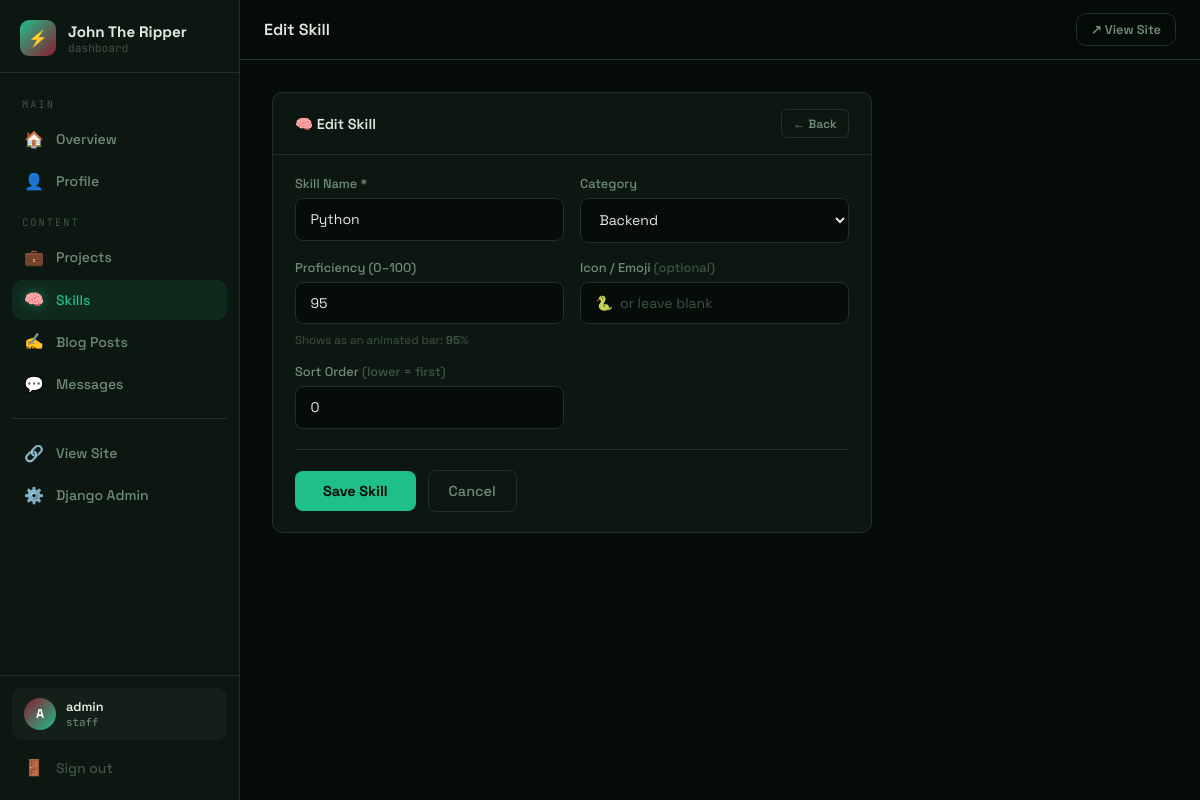
Screenshot of /dashboard/skills/1/edit/ (signed in) with the database file from the repository.
### core/models.py (models this page shows, shortened)
class Profile(models.Model):
    name = models.CharField(max_length=100, default="Your Name")
    tagline = models.CharField(max_length=200, default="Full Stack Developer | Data Scientist")
    bio = models.TextField(default="")
    avatar = models.ImageField(upload_to='profile/', blank=True, null=True)
    resume = models.FileField(upload_to='resume/', blank=True, null=True)
    github = models.URLField(blank=True)
    linkedin = models.URLField(blank=True)
    twitter = models.URLField(blank=True)
    email = models.EmailField(blank=True)
    location = models.CharField(max_length=100, blank=True, default="Nairobi, Kenya")
    years_experience = models.IntegerField(default=0)
    projects_count = models.IntegerField(default=0)
    clients_count = models.IntegerField(default=0)
    class Meta:
        verbose_name = "Profile"

class Skill(models.Model):
    CATEGORY_CHOICES = [
        ('frontend', 'Frontend'),
        ('backend', 'Backend'),
        ('data', 'Data Science'),
        ('devops', 'DevOps & Tools'),
        ('mobile', 'Mobile'),
        ('other', 'Other'),
    ]
    name = models.CharField(max_length=60)
    category = models.CharField(max_length=20, choices=CATEGORY_CHOICES, default='backend')
    proficiency = models.IntegerField(default=80, help_text="0-100")
    icon = models.CharField(max_length=100, blank=True, help_text="CSS class or emoji")
    order = models.IntegerField(default=0)
    class Meta:
        ordering = ['order', 'name']

### core/dashboard_views.py (the view)
    def wrapper(request, *args, **kwargs):
        if not request.user.is_authenticated:
            return redirect(f'/dashboard/login/?next={request.path}')
        if not request.user.is_staff:
            return redirect('/')
        return view_func(request, *args, **kwargs)

### core/forms.py
class SkillForm(forms.ModelForm):
    class Meta:
        model = Skill
        fields = ['name', 'category', 'proficiency', 'icon', 'order']
        widgets = {
            'proficiency': forms.NumberInput(attrs={'min': 0, 'max': 100}),
            'order': forms.NumberInput(attrs={'min': 0}),
        }

### core/context_processors.py (called while the page is built)
def site_profile(request):
    profile = Profile.objects.first()
    return {'site_profile': profile}

### core/dashboard_views.py (called while the page is built)
def _staff_required(view_func):
    def wrapper(request, *args, **kwargs):
        if not request.user.is_authenticated:
            return redirect(f'/dashboard/login/?next={request.path}')
        if not request.user.is_staff:
            return redirect('/')
        return view_func(request, *args, **kwargs)
    wrapper.__name__ = view_func.__name__
    return wrapper

def _dash_context(request, **extra):
    unread = ContactMessage.objects.filter(read=False).count()
    ctx = {'unread_count': unread}
    ctx.update(extra)
    return ctx

@_staff_required
def dashboard_skill_edit(request, pk):
    skill = get_object_or_404(Skill, pk=pk)
    form = SkillForm(request.POST or None, instance=skill)
    if request.method == 'POST' and form.is_valid():
        form.save()
        messages.success(request, f'Skill "{skill.name}" updated.')
        return redirect('dashboard_skills')
    ctx = _dash_context(request, form=form, action='Edit', skill=skill)
    return render(request, 'core/dashboard/skill_form.html', ctx)

### core/templates/core/dashboard/skill_form.html (shortened to what this page needs)
{% extends 'core/dashboard/base.html' %}
{% block page_title %}{{ action }} Skill{% endblock %}
{% block nav_skills %}active{% endblock %}
{% block content %}
<div class="dash-card" style="max-width:600px">
  <div class="dash-card-header">
    <span class="dash-card-title">🧠 {{ action }} Skill</span>
    <a href="{% url 'dashboard_skills' %}" class="action-btn">← Back</a>
  </div>
  <div class="dash-card-body">
    <form method="POST" novalidate>
      <div class="form-grid">
        <div class="field-group">
          <label class="field-label">Skill Name *</label>
          <input type="text" name="name" value="{{ form.name.value|default:'' }}" class="field-input"
            placeholder="Python" required>
        </div>
        <div class="field-group">
          <label class="field-label">Category</label>
          <select name="category" class="field-input">
            {% for val, label in form.fields.category.choices %}
            <option value="{{ val }}" {% if form.category.value == val %}selected{% endif %}>{{ label }}</option>
            {% endfor %}
          </select>
        </div>
        <div class="field-group">
          <label class="field-label">Proficiency (0–100)</label>
          <input type="number" name="proficiency" value="{{ form.proficiency.value|default:80 }}"
            class="field-input" min="0" max="100" id="profInput">
          <p class="field-hint" id="profLabel">Shows as an animated bar: <strong id="profVal">{{ form.proficiency.value|default:80 }}</strong>%</p>
        </div>
        <div class="field-group">
          <label class="field-label">Icon / Emoji <span style="color:var(--text-dim)">(optional)</span></label>
          <input type="text" name="icon" value="{{ form.icon.value|default:'' }}" class="field-input"
            placeholder="🐍  or leave blank">
        </div>
        <div class="field-group">
          <label class="field-label">Sort Order <span style="color:var(--text-dim)">(lower = first)</span></label>
          <input type="number" name="order" value="{{ form.order.value|default:0 }}" class="field-input" min="0">
        </div>
      </div>
      <div class="form-actions">
        <button type="submit" class="btn-save">Save Skill</button>
        <a href="{% url 'dashboard_skills' %}" class="btn-cancel">Cancel</a>
      </div>
    </form>
  </div>
</div>
{% endblock %}

### core/templates/core/dashboard/base.html (shortened to what this page needs)
<!DOCTYPE html>
<html lang="en">
<head>
  {% load static %}
</head>
<body>
<div class="dash-layout">
  <aside class="dash-sidebar" id="dashSidebar">
    <div class="sidebar-brand">
      <div class="sidebar-brand-icon">⚡</div>
      <div class="sidebar-brand-text">
        <div class="sidebar-brand-name">{{ site_profile.name|default:"Portfolio" }}</div>
        <div class="sidebar-brand-sub">dashboard</div>
      </div>
    </div>
    <nav class="sidebar-nav">
      <p class="sidebar-section-label">Main</p>
      <a href="{% url 'dashboard_home' %}" class="sidebar-link {% block nav_home %}{% endblock %}">
        <span class="s-icon">🏠</span> Overview
      </a>
      <a href="{% url 'dashboard_profile' %}" class="sidebar-link {% block nav_profile %}{% endblock %}">
        <span class="s-icon">👤</span> Profile
      </a>
      <p class="sidebar-section-label">Content</p>
      <a href="{% url 'dashboard_projects' %}" class="sidebar-link {% block nav_projects %}{% endblock %}">
        <span class="s-icon">💼</span> Projects
      </a>
      <a href="{% url 'dashboard_skills' %}" class="sidebar-link {% block nav_skills %}{% endblock %}">
        <span class="s-icon">🧠</span> Skills
      </a>
      <a href="{% url 'dashboard_blog' %}" class="sidebar-link {% block nav_blog %}{% endblock %}">
        <span class="s-icon">✍️</span> Blog Posts
      </a>
      <a href="{% url 'dashboard_messages' %}" class="sidebar-link {% block nav_messages %}{% endblock %}">
        <span class="s-icon">💬</span> Messages
      </a>
      <div class="sidebar-divider"></div>
      <a href="/" target="_blank" class="sidebar-link">
        <span class="s-icon">🔗</span> View Site
      </a>
      {% if request.user.is_superuser %}
      <a href="/admin/" class="sidebar-link">
        <span class="s-icon">⚙️</span> Django Admin
      </a>
      {% endif %}
    </nav>
    <div class="sidebar-footer">
      <div class="user-card">
        <div class="user-avatar">{{ request.user.username|first|upper }}</div>
        <div>
          <div class="user-name">{{ request.user.username }}</div>
          <div class="user-role">staff</div>
        </div>
      </div>
      <a href="{% url 'dashboard_logout' %}" class="sidebar-link" style="margin-top:0.5rem;color:var(--text-dim)">
        <span class="s-icon">🚪</span> Sign out
      </a>
    </div>
  </aside>
  <div class="dash-main">
    <header class="dash-topbar">
      <div class="topbar-left">
        <span class="page-title">{% block page_title %}Dashboard{% endblock %}</span>
      </div>
      <div class="topbar-right">
        <a href="/" target="_blank" class="topbar-btn topbar-btn-outline">↗ View Site</a>
      </div>
    </header>
    <div class="dash-content">
      {% block content %}{% endblock %}
    </div>
  </div>
</div>
</body>
</html>

### rows the page displays
Profile: name "John The Ripper"
Skill: name "Python", category "Backend"

### other values shown
{{ request.user.username|first|upper }} "A"
{{ request.user.username }} "admin"
{{ action }} "Edit"
